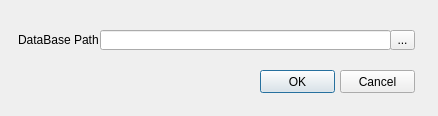
<?xml version="1.0" encoding="UTF-8"?>
<ui version="4.0">
 <class>SetDBPathDlg</class>
 <widget class="QDialog" name="SetDBPathDlg">
  <property name="geometry">
   <rect>
    <x>0</x>
    <y>0</y>
    <width>438</width>
    <height>116</height>
   </rect>
  </property>
  <property name="windowTitle">
   <string>DataBase Path Setting</string>
  </property>
  <widget class="QLabel" name="label">
   <property name="geometry">
    <rect>
     <x>18</x>
     <y>30</y>
     <width>81</width>
     <height>20</height>
    </rect>
   </property>
   <property name="text">
    <string>DataBase Path:</string>
   </property>
  </widget>
  <widget class="QLineEdit" name="pathEdit">
   <property name="geometry">
    <rect>
     <x>100</x>
     <y>30</y>
     <width>291</width>
     <height>20</height>
    </rect>
   </property>
   <property name="readOnly">
    <bool>true</bool>
   </property>
  </widget>
  <widget class="QToolButton" name="toolButton">
   <property name="geometry">
    <rect>
     <x>390</x>
     <y>30</y>
     <width>25</width>
     <height>20</height>
    </rect>
   </property>
   <property name="text">
    <string>...</string>
   </property>
  </widget>
  <widget class="QPushButton" name="OKButton">
   <property name="geometry">
    <rect>
     <x>260</x>
     <y>70</y>
     <width>75</width>
     <height>23</height>
    </rect>
   </property>
   <property name="text">
    <string>OK</string>
   </property>
   <property name="autoDefault">
    <bool>false</bool>
   </property>
   <property name="default">
    <bool>true</bool>
   </property>
  </widget>
  <widget class="QPushButton" name="cancelButton">
   <property name="geometry">
    <rect>
     <x>340</x>
     <y>70</y>
     <width>75</width>
     <height>23</height>
    </rect>
   </property>
   <property name="text">
    <string>Cancel</string>
   </property>
   <property name="autoDefault">
    <bool>false</bool>
   </property>
  </widget>
 </widget>
 <resources/>
 <connections/>
</ui>
